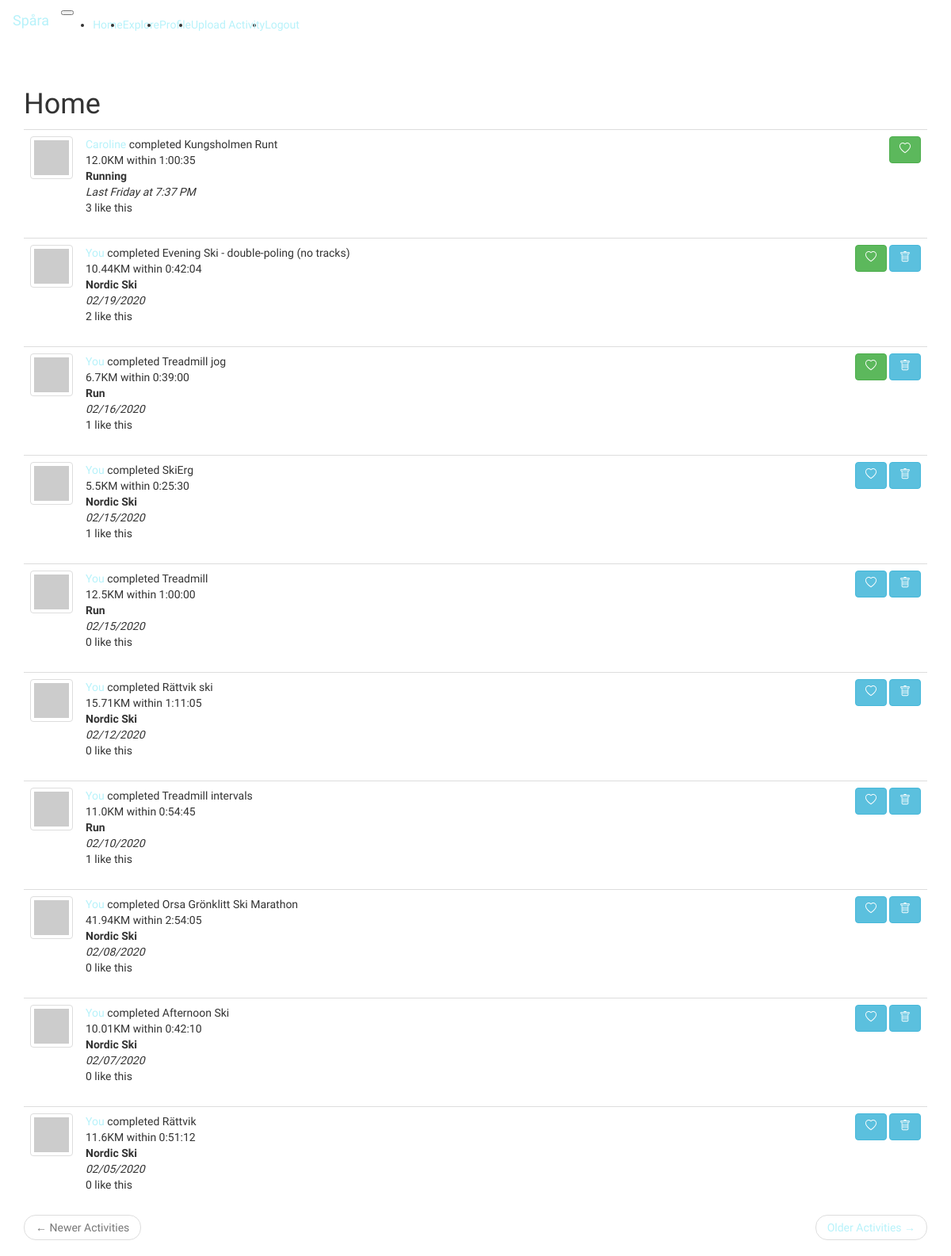
The app's page /index (signed in) with its own data.
### app/models.py (models this page shows, shortened)
class Activity(db.Model):
    id = db.Column(db.Integer, primary_key=True)
    timestamp = db.Column(db.DateTime, index=True, default=datetime.utcnow)
    title = db.Column(db.String(64), index=True)
    activity_type = db.Column(db.String(64), index=True)
    distance = db.Column(db.Float)
    duration = db.Column(db.Integer)
    user_id = db.Column(db.Integer, db.ForeignKey('user.id'))

class User(UserMixin, db.Model):
    id = db.Column(db.Integer, primary_key=True)
    username = db.Column(db.String(64), index=True, unique=True)
    email = db.Column(db.String(120), index=True, unique=True)
    activities = db.relationship('Activity', backref='athlete', lazy='dynamic')
    password_hash = db.Column(db.String(128))
    about_me = db.Column(db.String(140))
    last_seen = db.Column(db.DateTime, default=datetime.utcnow)
    follows = db.relationship(
        'User', secondary=followers,
        primaryjoin=(followers.c.follower_id == id),
        secondaryjoin=(followers.c.follows_id == id),
        backref=db.backref('followers', lazy='dynamic'), lazy='dynamic')
    liked_activities = db.relationship(
        'Activity', secondary=likes,
        backref=db.backref('liked_by', lazy='dynamic'), lazy='dynamic')
    def avatar(self, size):
        digest = md5(self.email.lower().encode('utf-8')).hexdigest()
        return 'https://www.gravatar.com/avatar/{}?d=identicon&s={}'.format(
            digest, size)
    def likes_activity(self, activity):
        return self.liked_activities.filter(
            likes.c.activity_id == activity.id).count() > 0
    def follows_activities(self):
        follows = Activity.query.join(
            followers, (followers.c.follows_id == Activity.user_id)).filter(
                followers.c.follower_id == self.id)
        own = Activity.query.filter_by(user_id=self.id)
        return follows.union(own).order_by(Activity.timestamp.desc())

### app/main/routes.py (the view)
@bp.route('/')
@bp.route('/index', methods = ['GET', 'POST'])
@login_required
def index():
    page = request.args.get('page', 1, type=int)
    activities = current_user.follows_activities().paginate(
        page, app.config['ACTIVITIES_PER_PAGE'], False)
    next_url = url_for('main.index', page=activities.next_num) \
        if activities.has_next else None
    prev_url = url_for('main.index', page=activities.prev_num) \
        if activities.has_prev else None
    return render_template("index.html", title="Home", activities=activities.items,
                           next_url=next_url, prev_url=prev_url)

### app/main/routes.py (called while the page is built)
@bp.before_request
def before_request():
    if current_user.is_authenticated:
        current_user.last_seen = datetime.utcnow()
        db.session.commit()

### app/models.py (called while the page is built)
@login.user_loader
def load_user(id):
    return User.query.get(int(id))

### app/momentjs.py (called while the page is built)
    def render(self, format):
        return Markup("<script>\ndocument.write(moment(\"%s\").%s);\n</script>" % (self.timestamp.strftime("%Y-%m-%dT%H:%M:%S Z"), format))

    def calendar(self):
        return self.render("calendar()")

### app/templates/index.html (shortened to what this page needs)
<!DOCTYPE html>
<html lang="en">
{% extends "base.html" %}
{% import "bootstrap/wtf.html" as wtf %}
{% block app_content %}
<h1>{{ title }}</h1>
<body>
<div class="container-fluid">
    <div class="row justify-content-md-center">
        <div class="col-md-4">
        </div>
        <div class="col-md-4">
        </div>
        <div class="col-md-4">
        </div>
    </div>
</div>
    {% for activity in activities %}
        {% include '_activity.html' %}
    {% endfor %}
    <nav aria-label="...">
        <ul class="pager">
            <li class="previous{% if not prev_url %} disabled{% endif %}">
                <a href="{{ prev_url or '#' }}">
                    <span aria-hidden="true">&larr;</span> Newer Activities
                </a>
            </li>
            <li class="next{% if not next_url %} disabled{% endif %}">
                <a href="{{ next_url or '#' }}">
                    Older Activities <span aria-hidden="true">&rarr;</span>
                </a>
            </li>
        </ul>
    </nav>
</body>
{% endblock %}

### app/templates/_activity.html (shortened to what this page needs)
<!DOCTYPE html>
<html lang="en">
<table class="table table-hover">
    <tr>
        <td width="70px">
            <a href="{{ url_for('main.profile', username=activity.athlete.username) }}">
                <img src="{{ activity.athlete.avatar(50) }}" class="img-thumbnail">
            </a>
        </td>
        <td>
            {% if activity.athlete == current_user %}
            <a href="{{ url_for('main.profile', username=current_user.username) }}">
                You
            </a>
            {% else %}
            <a href="{{ url_for('main.profile', username=activity.athlete.username) }}">
                {{ activity.athlete.username }}
            </a>
            {% endif %}
            completed {{ activity.title }}
            <br>
            <span>{{ activity.distance}}KM within {{ datetime.timedelta(seconds=activity.duration) }} </span>
            <br>
            <span style="font-weight:bold"> {{ activity.activity_type }}</span>
            <br>
            <em>{{ momentjs(activity.timestamp).calendar() }}</em>
            <br>
            <span>{{ activity.liked_by.count() }} like this</span>
        </td>
        <td align="right">
            {% if current_user.likes_activity(activity) %}
            <a href="{{ url_for('main.like', activity_id=activity.id) }}">
                <button class="btn btn-success"></button>
            </a>
            {% else %}
            <a href="{{ url_for('main.like', activity_id=activity.id) }}">
                <button class="btn btn-info"></button>
            </a>
            {% endif %}
            {% if activity.athlete == current_user %}
            <a href="{{ url_for('main.delete_activity', activity_id=activity.id) }}">
                <button class="btn btn-info"></button>
            </a>
            {% endif %}
        </td>
    </tr>
</table>
</html>

### app/static/CSS/base.css (style rules this page uses)
body { font-family: 'Comfortaa', cursive; }
a { color: #B7F2FA }

### records on screen
Activity: athlete.username "Caroline", title "Kungsholmen Runt", distance "12.0", timedelta "1:00:35", activity_type "Running", liked_by.count "3"
Activity: title "Evening Ski - double-poling (no tracks)", distance "10.44", timedelta "0:42:04", activity_type "Nordic Ski", liked_by.count "2"
Activity: title "Treadmill jog", distance "6.7", timedelta "0:39:00", activity_type "Run", liked_by.count "1"
Activity: title "SkiErg", distance "5.5", timedelta "0:25:30", activity_type "Nordic Ski", liked_by.count "1"
Activity: title "Treadmill", distance "12.5", timedelta "1:00:00", activity_type "Run", liked_by.count "0"
Activity: title "Rättvik ski", distance "15.71", timedelta "1:11:05", activity_type "Nordic Ski", liked_by.count "0"
Activity: title "Treadmill intervals", distance "11.0", timedelta "0:54:45", activity_type "Run", liked_by.count "1"
Activity: title "Orsa Grönklitt Ski Marathon", distance "41.94", timedelta "2:54:05", activity_type "Nordic Ski", liked_by.count "0"
Activity: title "Afternoon Ski", distance "10.01", timedelta "0:42:10", activity_type "Nordic Ski", liked_by.count "0"
Activity: title "Rättvik", distance "11.6", timedelta "0:51:12", activity_type "Nordic Ski", liked_by.count "0"

### other values on screen
{{ title }} "Home"
